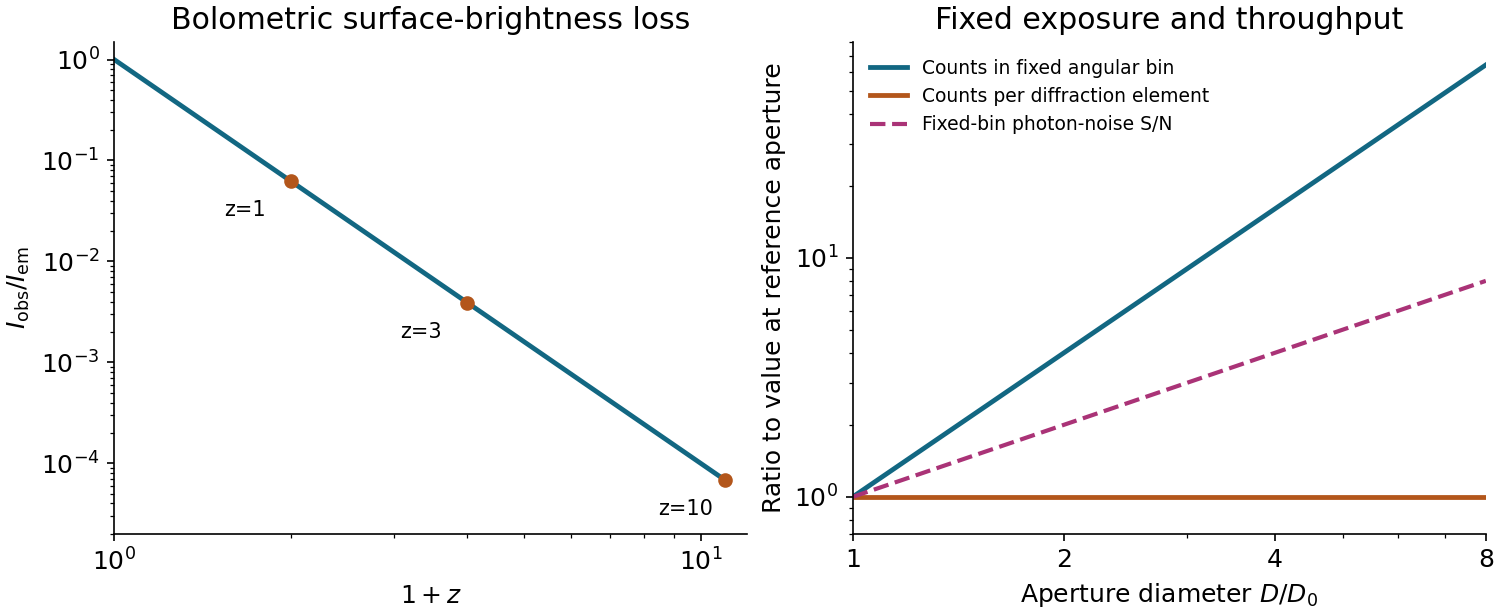

Python code for this plot:
"""Original bolometric dimming and telescope aperture scaling plots."""
from pathlib import Path
import numpy as np
import matplotlib
matplotlib.use('Agg')
import matplotlib.pyplot as plt
from matplotlib.ticker import NullFormatter
plt.rcParams.update({'font.size':12,'axes.spines.top':False,'axes.spines.right':False})
fig,axes=plt.subplots(1,2,figsize=(10,4.1),layout='constrained')
x=np.linspace(1,11,600)
axes[0].loglog(x,x**-4,color='#126782',lw=2.3)
for z in [1,3,10]:
    xx=1+z;yy=xx**-4
    axes[0].scatter([xx],[yy],color='#b3561b',zorder=3)
    axes[0].annotate(f'z={z}',(xx,yy),xytext=(-32,-17),textcoords='offset points',fontsize=10)
axes[0].set(xlabel=r'$1+z$',ylabel=r'$I_{\mathrm{obs}}/I_{\mathrm{em}}$',title='Bolometric surface-brightness loss',xlim=(1,12),ylim=(2e-5,1.5))
D=np.linspace(1,8,300)
axes[1].loglog(D,D*D,color='#126782',lw=2.3,label='Counts in fixed angular bin')
axes[1].loglog(D,np.ones_like(D),color='#b3561b',lw=2.3,label='Counts per diffraction element')
axes[1].loglog(D,D,color='#aa3377',lw=2,ls='--',label='Fixed-bin photon-noise S/N')
axes[1].set(xlabel=r'Aperture diameter $D/D_0$',ylabel='Ratio to value at reference aperture',title='Fixed exposure and throughput',xlim=(1,8),ylim=(.7,80))
axes[1].set_xticks([1,2,4,8],labels=['1','2','4','8'])
axes[1].xaxis.set_minor_formatter(NullFormatter())
axes[1].legend(fontsize=9,frameon=False,loc='upper left')
fig.savefig(Path.cwd()/Path(__file__).with_suffix('.png').name,dpi=150,facecolor='white',transparent=False)
